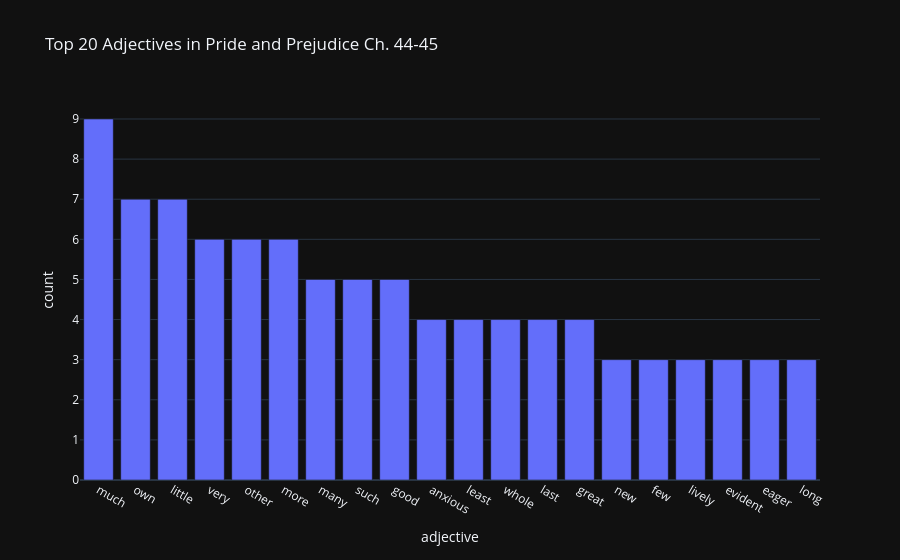

The notebook cell saved with this chart:
### Markdown cell above
## Solve it!

In this project, you will use the text from [chapters 44 and 45](https://github.com/dustywhite7/Econ8320/raw/refs/heads/master/AssignmentData/prideAndPrejudiceChapters.txt) of *Pride and Prejudice*. Please find the following information:

- The number of sentences (store as `int` in a variable named `sentences`)
- A list of all proper nouns used across the two chapters (stored as strings in the `names` variable)
- A DataFrame containing a count of the top 20 adjectives used in the text (stored in the `adjectives` variable)
    - Be sure to make all words lower case ONLY!
- A bar chart of the top 20 adjectives used in the text stored in a variable called `fig`


Place all of your code in the cell below, labeled `#si-exercise`.

### Code cell
#si-exercise
import spacy
import requests
import pandas as pd
import plotly.express as px
from collections import Counter

text = requests.get(
    "https://github.com/dustywhite7/Econ8320/raw/refs/heads/master/AssignmentData/prideAndPrejudiceChapters.txt"
).text

nlp = spacy.load('en_core_web_sm')
doc = nlp(text)

sentences = len(list(doc.sents))

names = list(set([token.text for token in doc if token.pos_ == 'PROPN']))

adj_counts = Counter([token.text.lower() for token in doc if token.pos_ == 'ADJ'])
top20 = adj_counts.most_common(20)
adjectives = pd.DataFrame(top20, columns=['adjective', 'count'])

fig = px.bar(adjectives, x='adjective', y='count', title='Top 20 Adjectives in Pride and Prejudice Ch. 44-45')
fig.show()

### Figure 1 — Plotly figure (JSON) as saved in the notebook; plotly's stock layout.template omitted (floating-point values rounded to 4 significant figures)
{"data": [{"hovertemplate": "adjective=%{x}<br>count=%{y}<extra></extra>", "legendgroup": "", "marker": {"color": "#636efa", "pattern": {"shape": ""}}, "name": "", "orientation": "v", "showlegend": false, "textposition": "auto", "x": ["much", "own", "little", "very", "other", "more", "many", "such", "good", "anxious", "least", "whole", "last", "great", "new", "few", "lively", "evident", "eager", "long"], "xaxis": "x", "y": [9, 7, 7, 6, 6, 6, 5, 5, 5, 4, 4, 4, 4, 4, 3, 3, 3, 3, 3, 3], "yaxis": "y", "type": "bar"}], "layout": {"xaxis": {"anchor": "y", "domain": [0.0, 1.0], "title": {"text": "adjective"}}, "yaxis": {"anchor": "x", "domain": [0.0, 1.0], "title": {"text": "count"}}, "legend": {"tracegroupgap": 0}, "title": {"text": "Top 20 Adjectives in Pride and Prejudice Ch. 44-45"}, "barmode": "relative"}}
